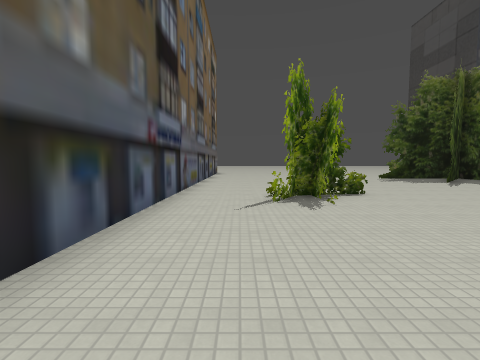
view 1 (above)

24 first-person views from a walk through a 3-D level made in the Godot game engine. The camera is 1.5 m above the floor, tilts 4° down and sees 85° across. The floor is counted in squares, 2 m on a side. Each view is taken from the middle of a square. On the plan, view 1 faces up. The plan holds only what a view shows up to about 9 squares ahead; the rest is blank. The place goes on beyond the plan. Some surface patterns are stand-ins.

view 2
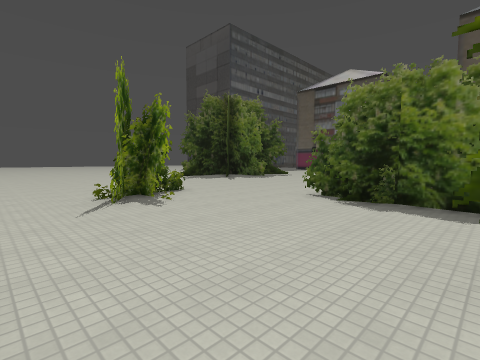

view 3
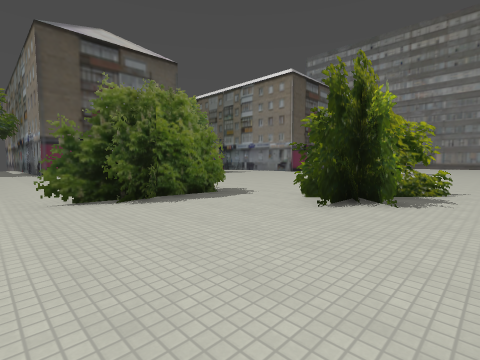

view 4
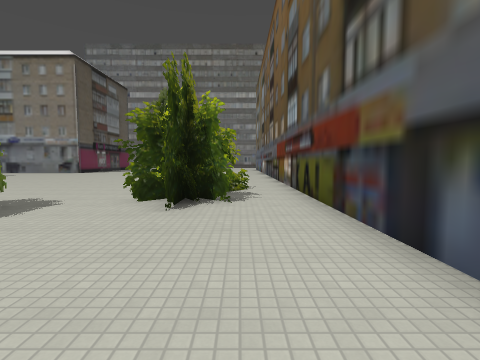

view 5
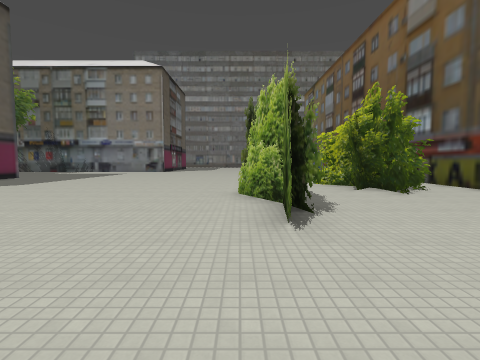

view 6
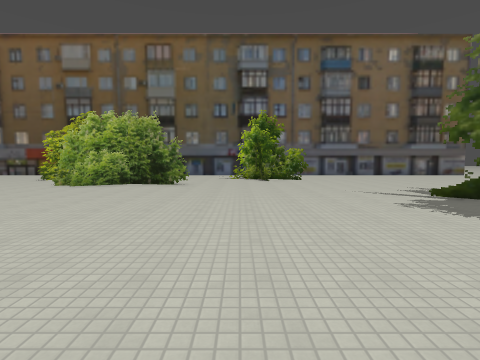

view 7
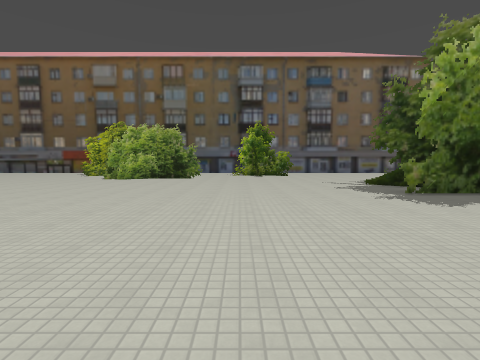

view 8
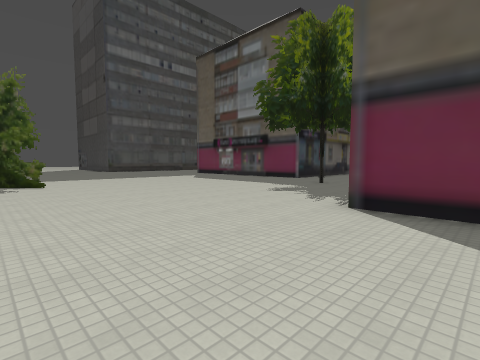

view 9
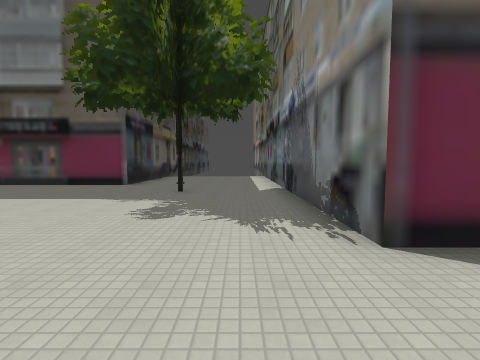

view 10
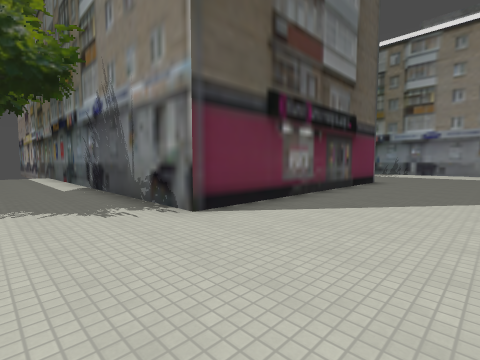

view 11
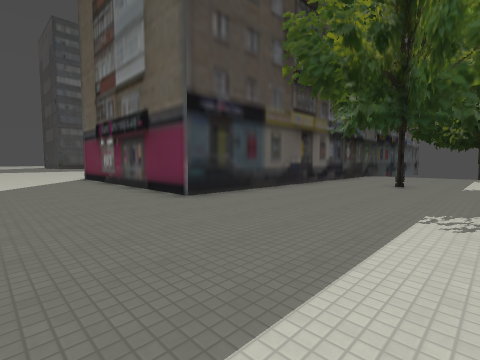

view 12
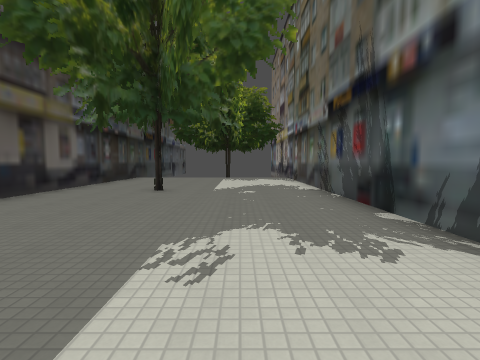

view 13
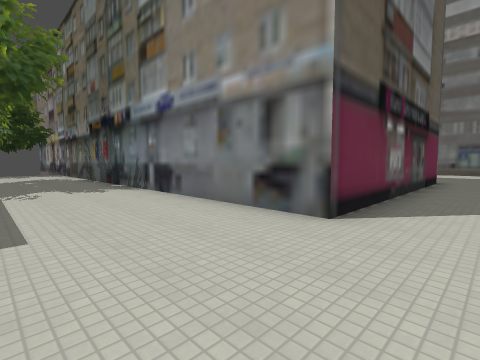

view 14
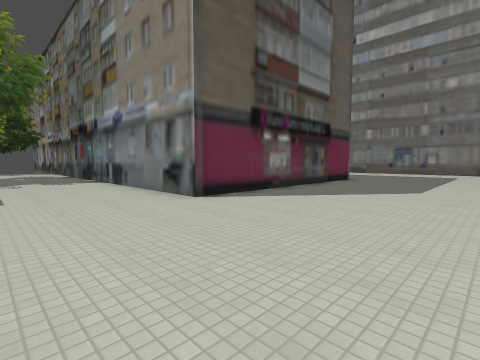

view 15
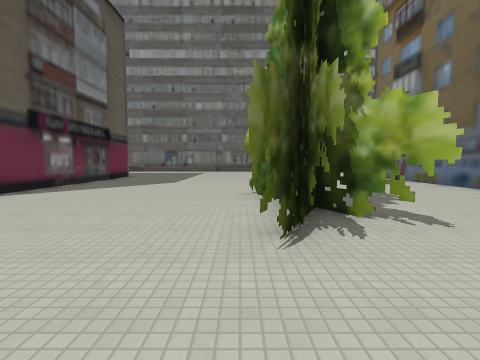

view 16
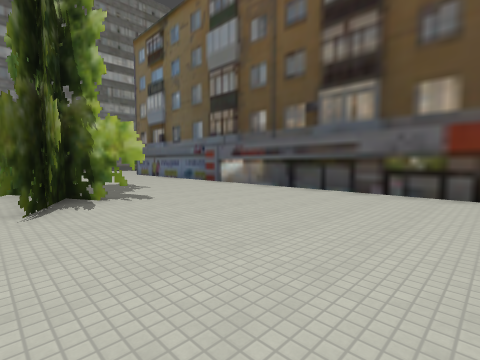

view 17
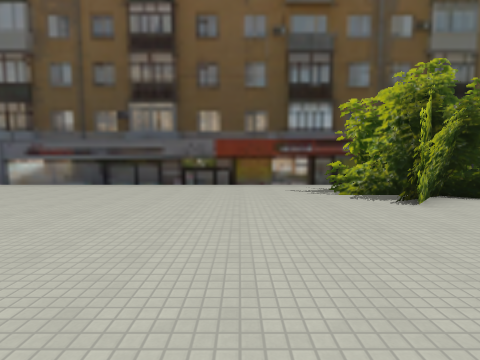

view 18
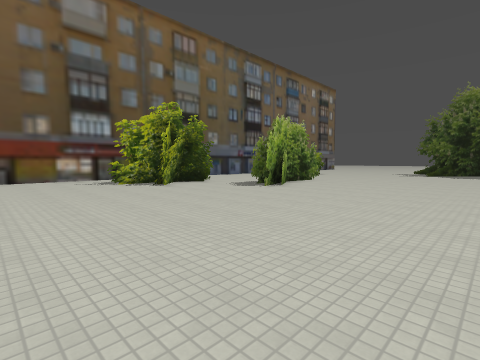

view 19
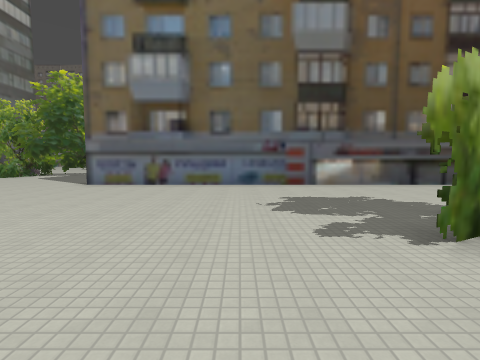

view 20
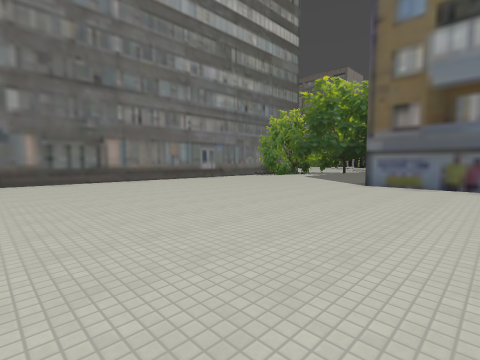

view 21
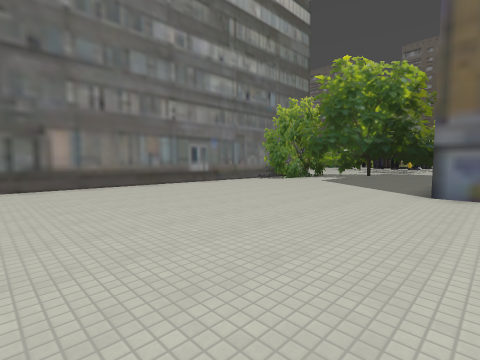

view 22
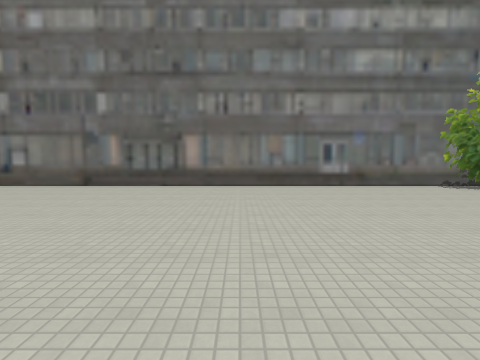

view 23
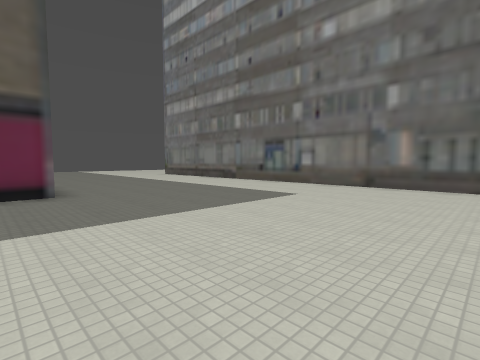

view 24
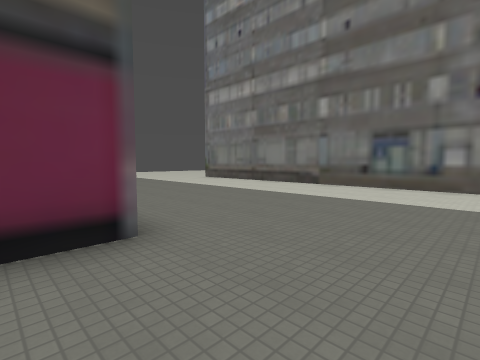

### Floor plan
Key: @ floor where view 1 was taken; # wall or solid block; . floor; T tree.
Columns run from 4 left of view 1 to 23 right of it. Each row starts with its distance up from view 1.
  9   #.... ...T..T.T..    ...#
  8   #.... ............  ....#
  7   #...#...................#
  6   #...##..............TT.T
  5   #..##................TTT.
  4   #...................TTT..
  3   #.....#.............T.TT..
  2   #.....#.............######
  1   #.....#...........###
  0   #.@#..##..........#
 -1   #..##.............#
 -2   #..#..............#
 -3   #.###.............#
 -4   #..#......... ....#
 -5   #............ ....#
 -6   #............ ....########
 -7   #............ .........T..
 -8   #.......      .......TTTT
 -9   #........     ........TTT.
-10   #......#.............TT.T.
-11   #....###................T.
-12   #.....#...................
-13   #.....#...................
-14   #.....##.....#############
-15   #............#
-16   #............#
-17   #............#
-18   #............#
-19   #............#
-20   #............#
-21   #............#
-22 ...................
-23 ....................
-24  ...................
-25  ...................
-26 ...................
-27 #.................
-28 ##################

Positions as (right, up) in squares from view 1, and headings:
1: (0, 0), facing up
2: (-1, 0), facing up-right
3: (-1, 4), facing down-right
4: (0, 4), facing down
5: (5, 6), facing down
6: (13, 5), facing left
7: (16, 5), facing left
8: (11, 0), facing up-right
9: (13, 3), facing right
10: (12, 4), facing down-right
11: (12, -11), facing up-right
12: (14, -11), facing right
13: (9, -10), facing down-right
14: (6, -10), facing down-right
15: (5, -8), facing down
16: (5, -6), facing down-left
17: (7, -6), facing left
18: (10, -7), facing up-left
19: (7, -16), facing left
20: (7, -18), facing down-left
21: (5, -20), facing down-left
22: (2, -20), facing down
23: (4, -20), facing down-right
24: (8, -20), facing down-right
